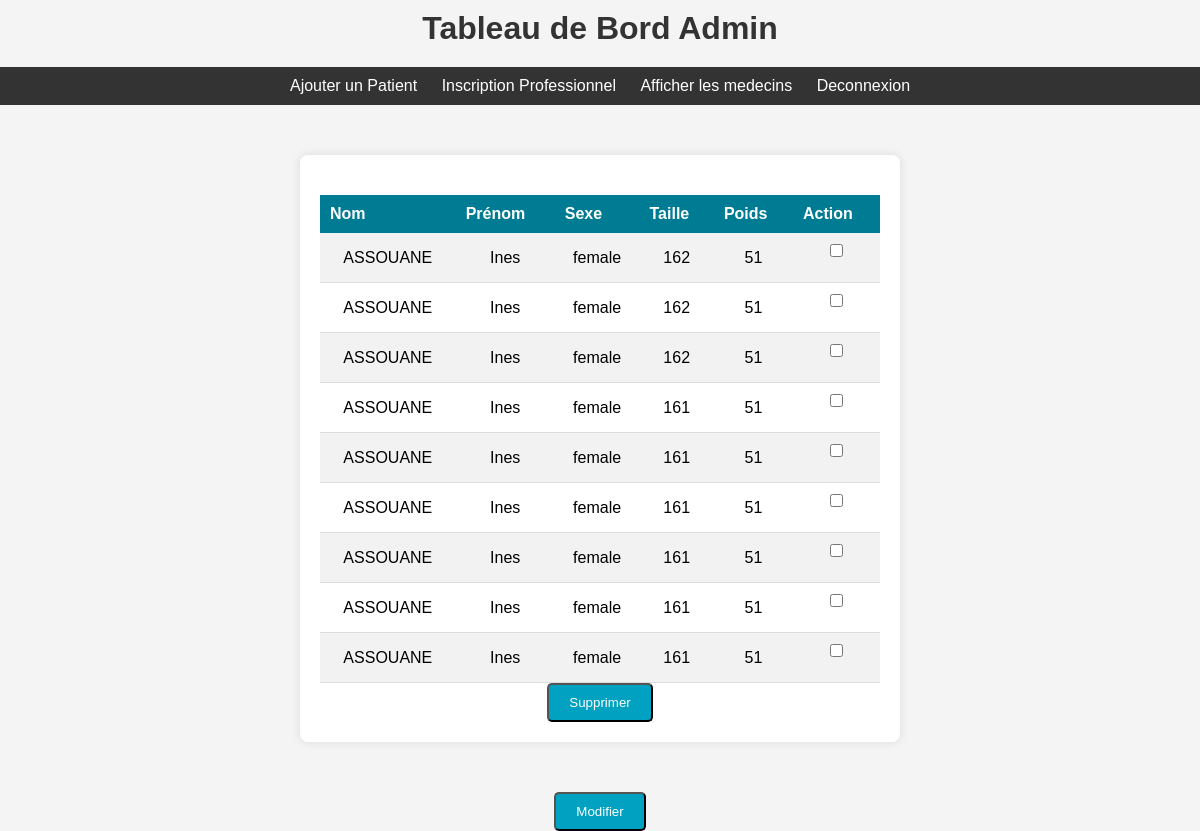
The page /patients (signed in) on the database as committed earlier.
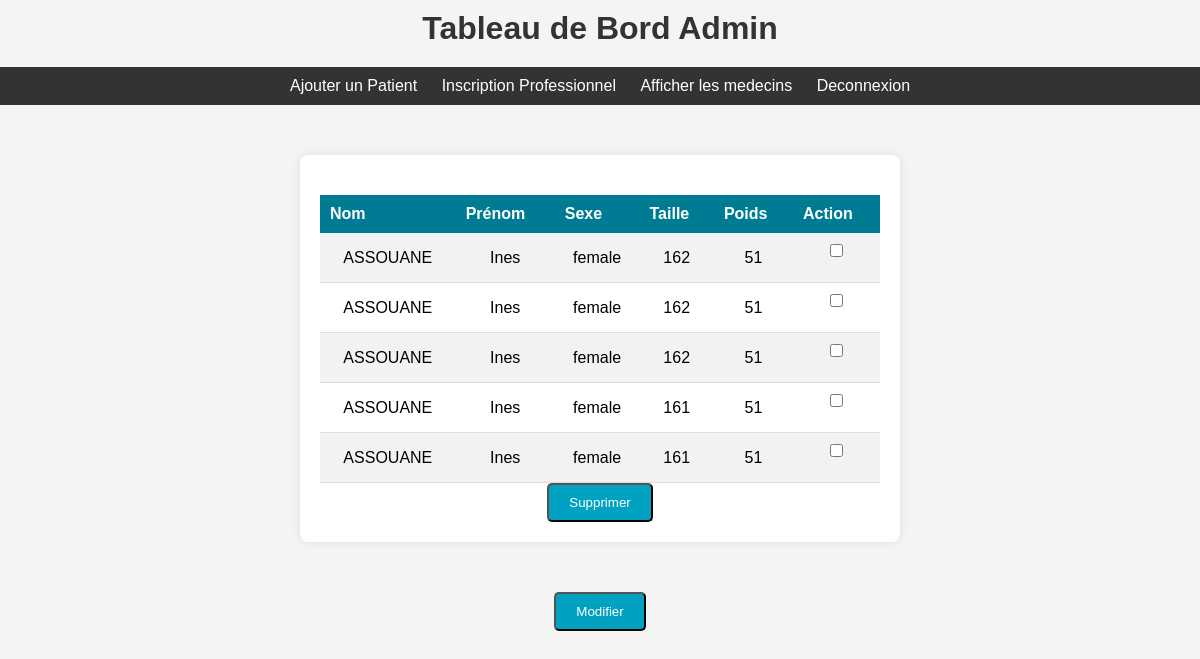
The same page on the database as committed later.
### app/models.py (models this page shows, shortened)
class Patient(db.Model):
    _bind_key_ = 'data'
    __tablename__ = 'patients'  # Nom de la table dans la base de données
    id = db.Column(db.Integer, primary_key=True, autoincrement=True)
    nom = db.Column(db.String(80), nullable=False)
    prenom = db.Column(db.String(80), nullable=False)
    sexe = db.Column(db.String(10), nullable=False)
    taille = db.Column(db.Integer, nullable=False)  # En cm
    poids = db.Column(db.Integer, nullable=False)  # En kg

### app/views.py (the view)
@app.route('/patients')
@login_required
def patients():
    patients = Patient.query.all()
    return render_template('afficher_patients.html', patients=patients)

### app/views.py (called while the page is built)
@login_manager.user_loader
def load_user(user_id):
    return Pro.query.get(int(user_id))

### app/templates/afficher_patients.html (shortened to what this page needs)
<!DOCTYPE html>
<html lang="en">
<head>
    <link rel="stylesheet" href="static/tableau.css">
    <link rel="stylesheet" href="static/ajouter.css">
</head>
<body>
    <h1>Tableau de Bord Admin</h1>
    <nav>
        <ul>
            <li><a href="{{ url_for('ajouter_patient') }}">Ajouter un Patient</a></li>
            <li><a href="{{ url_for('ajouter_pro') }}">Inscription Professionnel</a></li>
            <li><a href="{{ url_for('patients') }}">Afficher les medecins</a></li>
            <li><a href="{{ url_for('index') }}">Deconnexion</a></li>
        </ul>
    </nav>
    <div class="container">
        <form id="deleteForm" action="{{ url_for('delete_patients') }}" method="post">
            <table class="patient-table">
                <thead>
                    <tr>
                        <th>Nom</th>
                        <th>Prénom</th>
                        <th>Sexe</th>
                        <th>Taille</th>
                        <th>Poids</th>
                        <th>Action</th>
                    </tr>
                </thead>
                <tbody>
                    {% for patient in patients %}
                    <tr>
                        <td>{{ patient.nom }}</td>
                        <td>{{ patient.prenom }}</td>
                        <td>{{ patient.sexe }}</td>
                        <td>{{ patient.taille }}</td>
                        <td>{{ patient.poids }}</td>
                        <td><input type="checkbox" name="patientIds[]" value="{{ patient.id }}"></td>
                    </tr>
                    {% endfor %}
                </tbody>
            </table>
            <button type="submit">Supprimer</button>
        </form>
    </div>
    <button id="modifyButton">Modifier</button>
</body>
</html>

### app/static/tableau.css (style rules this page uses)
body { font-family: 'Arial', sans-serif; height: 100vh; margin: 0; background-color: #f2f2f2; }
.container { width: 80%; margin: 0 auto; padding: 20px; background-color: #fff; border-radius: 10px; box-shadow: 0 0 10px rgba(0, 0, 0, 0.1); }
h1 { text-align: center; margin-bottom: 20px; color: #333; }
.patient-table { width: 100%; border-collapse: collapse; margin-top: 20px; }
.patient-table th { background-color: rgb(0, 123, 148); color: white; padding: 10px; text-align: left; }
.patient-table td { padding: 10px; border-bottom: 1px solid #ddd; }
.patient-table tbody tr:nth-child(odd) { background-color: #f2f2f2; }
a { color: #007bff; text-decoration: none; }

### app/static/ajouter.css (style rules this page uses)
*, *:before, *:after { margin: 0; padding: 0; box-sizing: border-box; }
body { width: 100%; height: 100%; }
body { font-family: 'Arial', sans-serif; background-color: #f4f4f4; margin: 0; padding: 0; }
.container { max-width: 600px; margin: 50px auto; background-color: #fff; padding: 20px; border-radius: 8px; box-shadow: 0 0 10px rgba(0, 0, 0, 0.1); }
h1 { margin-top: 10px; color: #333; text-align: center; }
form { display: flex; flex-direction: column; }
input, select { padding: 10px; margin-bottom: 15px; border: 1px solid #ddd; border-radius: 4px; }
nav { margin-top: 10px; background-color: #333; padding: 10px 0; }
nav ul { list-style-type: none; text-align: center; }
nav ul li { display: inline; margin: 0 10px; }
nav ul li a { text-decoration: none; color: #fff; }
.container { text-align: center; }
h1 { margin-bottom: 20px; }
button { margin: 0 auto; display: block; padding: 10px 20px; background-color: rgb(0, 161, 193); color: #fff; text-decoration: none; border-radius: 5px; transition: background-color 0.3s ease; }

Rows that differ between the two databases and show on the page:
removed Patient: nom "ASSOUANE", prenom "Ines", sexe "female", taille "161", poids "51"
removed Patient: nom "ASSOUANE", prenom "Ines", sexe "female", taille "161", poids "51"
removed Patient: nom "ASSOUANE", prenom "Ines", sexe "female", taille "161", poids "51"
removed Patient: nom "ASSOUANE", prenom "Ines", sexe "female", taille "161", poids "51"
